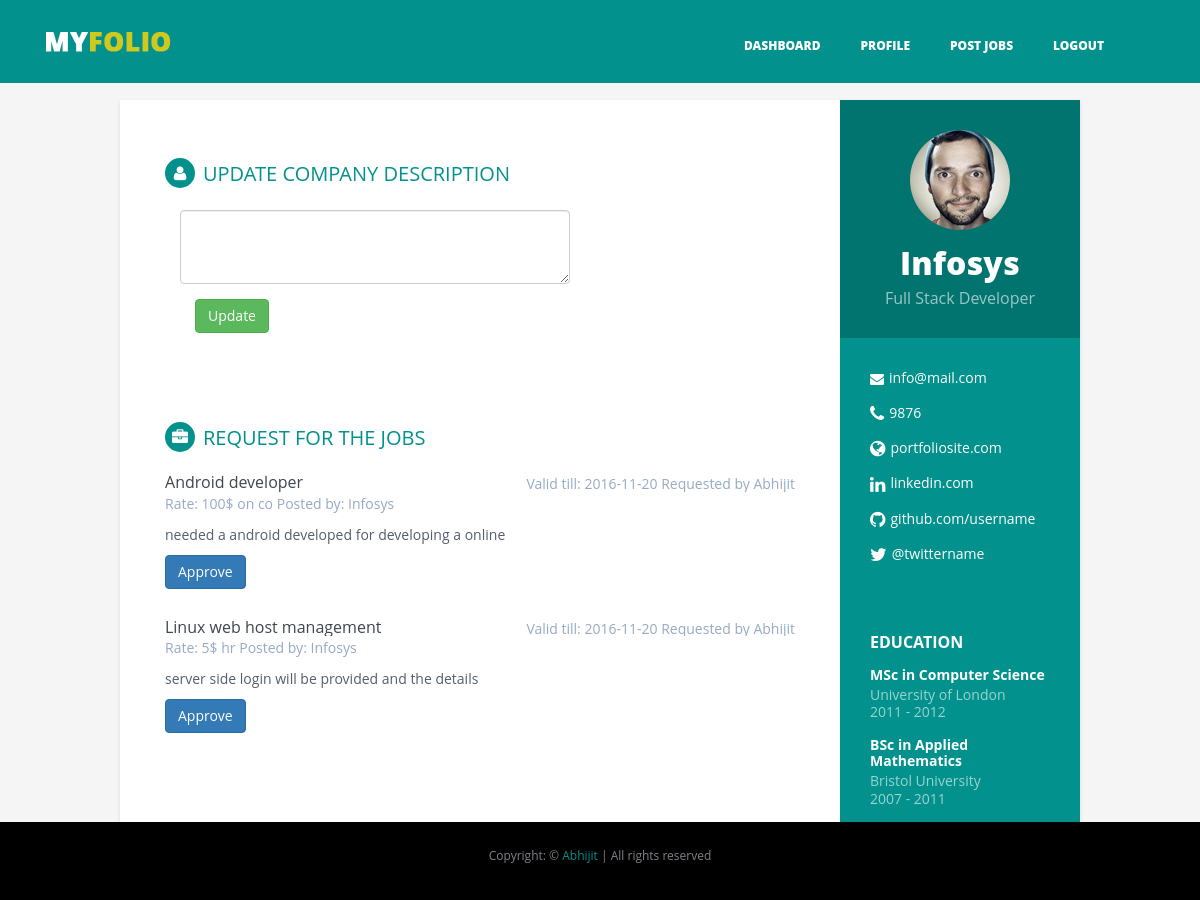
Page /seeker_dashboard.php (signed in) on the committed database.
### tables this page shows
CREATE TABLE IF NOT EXISTS `company_user` (
  `cname` varchar(20) NOT NULL,
  `email` varchar(20) NOT NULL,
  `password` varchar(50) NOT NULL,
  `address` varchar(50) NOT NULL,
  `location` varchar(10) NOT NULL,
  `cdate` datetime NOT NULL,
  `phno` int(10) NOT NULL,
  `web` varchar(20) NOT NULL,
  `descrp` varchar(200) NOT NULL,
  `image` varchar(50) NOT NULL,
  PRIMARY KEY (`phno`)
);

CREATE TABLE IF NOT EXISTS `job_posts` (
  `job_id` int(11) NOT NULL AUTO_INCREMENT,
  `job_name` varchar(30) DEFAULT NULL,
  `job_descrp` varchar(50) DEFAULT NULL,
  `post_date` datetime DEFAULT NULL,
  `job_rate` varchar(10) DEFAULT NULL,
  `expire_date` date DEFAULT NULL,
  `company_id` int(10) DEFAULT NULL,
  `job_status` varchar(10) NOT NULL,
  `submited_data` text NOT NULL,
  PRIMARY KEY (`job_id`),
  KEY `company_id` (`company_id`)
);

CREATE TABLE IF NOT EXISTS `writer_user` (
  `wname` varchar(20) NOT NULL,
  `email` varchar(20) DEFAULT NULL,
  `password` varchar(40) DEFAULT NULL,
  `address` varchar(30) DEFAULT NULL,
  `country` varchar(10) DEFAULT NULL,
  `gender` varchar(6) DEFAULT NULL,
  `date` datetime DEFAULT NULL,
  `bio` varchar(1000) NOT NULL,
  `phno` int(10) NOT NULL,
  `image` varchar(50) NOT NULL,
  PRIMARY KEY (`phno`)
);

### seeker_dashboard.php (the view, shortened to what this page needs)
<!DOCTYPE html>
 <html lang="en">
<head>
    <link rel="stylesheet" href="css/bootstrap.min.css">
    <link rel="stylesheet" href="font-awesome/css/font-awesome.css">
    <link id="theme-style" rel="stylesheet" href="css/style1.css">
    <link rel="stylesheet" href="css/style.css">
     <?php
                      $phno=$_SESSION["cname"];
                      $query="Select cname, email, address, location, phno from `company_user` where phno = '$phno'";
                      $result = mysql_query($query) or die(mysql_error());
                      $row = mysql_fetch_assoc($result);
                      $mail = $row["email"];
                      $name= $row['cname'];
                    ?>
</head>
<body>
 <header class="top-header">
        <div class="container">
            <div class="row header-row">
                <div class="col-md-12">
                    <nav class="navbar navbar-default">
                        <a href="index.html"><img src="img/logo.png" alt="" class="logo"></a>
                        <div class="container-fluid">
                            <div class="collapse navbar-collapse" id="bs-example-navbar-collapse-1">
                                <ul class="nav navbar-nav navbar-right">
                                    <li><a href="seeker_dashboard.php">Dashboard</a></li>
                                    <li><a href="seeker_profile.php">Profile</a></li>
                                    <li><a href="seeker_jobs.php">Post Jobs</a></li>
                                    <li><a href="logout.php">Logout</a></li>
                                </ul>
                            </div>
                        </div>
                    </nav>
                </div>
            </div>
        </div>
    </header>
    <br>
    <br>
    <br>
    <br>
    <br>
    <div class="wrapper">
        <div class="sidebar-wrapper">
            <div class="profile-container">
                <img class="profile" src="img/profile.png" alt="" />
                <h1 class="name"><?php echo $name; ?></h1>
                <h3 class="tagline">Full Stack Developer</h3>
            </div>
            <div class="contact-container container-block">
                <ul class="list-unstyled contact-list">
                    <li class="email"><i class="fa fa-envelope"></i><a href="mailto: "><?php echo $mail; ?></a></li>
                    <li class="phone"><i class="fa fa-phone"></i><a href="tel:0123 456 789"><?php echo $phno; ?></a></li>
                    <li class="website"><i class="fa fa-globe"></i><a href="http" target="_blank">portfoliosite.com</a></li>
                    <li class="linkedin"><i class="fa fa-linkedin"></i><a href="#" target="_blank">linkedin.com</a></li>
                    <li class="github"><i class="fa fa-github"></i><a href="#" target="_blank">github.com/username</a></li>
                    <li class="twitter"><i class="fa fa-twitter"></i><a href="https://twitter.com/3rdwave_themes" target="_blank">@twittername</a></li>
                </ul>
            </div>
            <div class="education-container container-block">
                <h2 class="container-block-title">Education</h2>
                <div class="item">
                    <h4 class="degree">MSc in Computer Science</h4>
                    <h5 class="meta">University of London</h5>
                    <div class="time">2011 - 2012</div>
                </div>
                <div class="item">
                    <h4 class="degree">BSc in Applied Mathematics</h4>
                    <h5 class="meta">Bristol University</h5>
                    <div class="time">2007 - 2011</div>
                </div>
            </div>
        </div>
       <div class="main-wrapper ">
            <section class="section summary-section row">
                <h2 class="section-title"><i class="fa fa-user"></i>Update Company Description</h2>
                <div class="summary">
                    <form role="form" id = "form1" name="form1" class="col-md-8 " method="post" action="php_classes/company_update.php">
                       <div class="form-group">
                                <textarea class="form-control" name="desc"  id="desc"  rows="3" ></textarea>
                       </div>
                     <div class="form-group col-md-12">
                           <button id ="sub" type="submit" class="btn btn-success"  >Update</button>
                     </div>
                     <div class="form-group col-md-12">
                     </div>
                 </form>
                        </div>
            </section>
           <section class="section experiences-section row">
                <h2 class="section-title"><i class="fa fa-briefcase"></i>Request for the jobs</h2>
                <?php
                     $query = $query = "SELECT job_apply.job_id as job_id, writer_user.phno as user_id, wname, cname, job_name, job_descrp, post_date, job_rate, expire_date, status FROM job_posts, company_user, job_apply, writer_user WHERE company_id = company_user.phno AND job_posts.job_id = job_apply.job_id AND writer_user.phno = user_id AND
                         company_id = $phno LIMIT 0 , 30";
                     $result = mysql_query($query) or die(mysql_error());
                     $count=1;
                     while($row = mysql_fetch_assoc($result))
                     { ?>
                                 <div class="item border">
                    <div class="meta ">
                        <div class="upper-row">
                            <form role="form" id = <?php echo $count; ?> name="form" method="post" action="job_approve.php">
                            <h3 class="job-title"> <?php echo $row["job_name"]; ?></h3>
                            <div class="time">Valid till: <?php echo $row["expire_date"]; echo " Requested by "; echo $row["wname"]; ?></div>
                        </div>
                        <div class="company">Rate: <?php echo $row["job_rate"]; ?> Posted by: <?php echo $row["cname"];?></div>
                    </div>
                    <div class="details">
                        <p><?php echo $row["job_descrp"]; ?></p>
                        <button type="submit" id = "sub" class="btn btn-primary"  >Approve</button>
                    </div>
                </div>
                 <?php $count++; } ?>
            </section>
        </div>
    </div>
    <footer class="footer navbar-fixed-bottom text-center">
       <p>Copyright: &copy; <a href="http://networksofshon">Abhijit</a> | All rights reserved</p>
    </footer>
</body>
</html>

### css/style1.css (style rules this page uses)
body { font-family: 'Roboto', sans-serif; color: #545E6C; background: #f5f5f5; font-size: 14px; padding: 30px; -webkit-font-smoothing: antialiased; -moz-osx-font-smoothing: grayscale; }
h1, h2, h3, h4, h5, h6 { font-weight: 700; }
a { color: #02918C; -webkit-transition: all 0.4s ease-in-out; -moz-transition: all 0.4s ease-in-out; -ms-transition: all 0.4s ease-in-out; -o-transition: all 0.4s ease-in-out; }
p { line-height: 1.5; }
.wrapper { background: #42A8C0; max-width: 960px; margin: 0 auto; position: relative; -webkit-box-shadow: 0px 2px 4px rgba(0, 0, 0, 0.1); -moz-box-shadow: 0px 2px 4px rgba(0, 0, 0, 0.1); box-shadow: 0px 2px 4px rgba(0, 0, 0, 0.1); }
.sidebar-wrapper { background: #02918C; position: absolute; right: 0; width: 240px; height: 100%; min-height: 800px; color: #fff; }
.sidebar-wrapper a { color: #fff; }
.sidebar-wrapper .profile-container { padding: 30px; background: rgba(0, 0, 0, 0.2); text-align: center; color: #fff; }
.sidebar-wrapper .name { font-size: 32px; font-weight: 900; margin-top: 0; margin-bottom: 10px; }
.sidebar-wrapper .tagline { color: rgba(255, 255, 255, 0.6); font-size: 16px; font-weight: 400; margin-top: 0; margin-bottom: 0; }
.sidebar-wrapper .profile { margin-bottom: 15px; }
.sidebar-wrapper .contact-list .fa { margin-right: 5px; font-size: 18px; vertical-align: middle; }
.sidebar-wrapper .contact-list li { margin-bottom: 15px; }
.sidebar-wrapper .contact-list li:last-child { margin-bottom: 0; }
.sidebar-wrapper .contact-list .email .fa { font-size: 14px; }
.sidebar-wrapper .container-block { padding: 30px; }
.sidebar-wrapper .container-block-title { text-transform: uppercase; font-size: 16px; font-weight: 700; margin-top: 0; margin-bottom: 15px; }
.sidebar-wrapper .degree { font-size: 14px; margin-top: 0; margin-bottom: 5px; }
.sidebar-wrapper .education-container .item { margin-bottom: 15px; }
.sidebar-wrapper .education-container .item:last-child { margin-bottom: 0; }
.sidebar-wrapper .education-container .meta { color: rgba(255, 255, 255, 0.6); font-weight: 500; margin-bottom: 0px; margin-top: 0; }
.sidebar-wrapper .education-container .time { color: rgba(255, 255, 255, 0.6); font-weight: 500; margin-bottom: 0px; }
.main-wrapper { background: #fff; padding: 60px; padding-right: 300px; }
.main-wrapper .section-title { text-transform: uppercase; font-size: 20px; font-weight: 500; color: #02918C; position: relative; margin-top: 0; margin-bottom: 20px; }
.main-wrapper .section-title .fa { width: 30px; height: 30px; margin-right: 8px; display: inline-block; color: #fff; -webkit-border-radius: 50%; -moz-border-radius: 50%; -ms-border-radius: 50%; -o-border-radius: 50%; border-radius: 50%; -moz-background-clip: padding; -webkit-background-clip: padding-box; background-clip: padding-box; background: #02918C; text-align: center; padding-top: 8px; font-size: 16px; position: relative; top: -2px; }
.main-wrapper .section { margin-bottom: 60px; }
.main-wrapper .experiences-section .item { margin-bottom: 30px; }
.main-wrapper .upper-row { position: relative; overflow: hidden; margin-bottom: 2px; }
.main-wrapper .job-title { color: #3F4650; font-size: 16px; margin-top: 0; margin-bottom: 0; font-weight: 500; }
.main-wrapper .time { position: absolute; right: 0; top: 0; color: #97AAC3; }
.main-wrapper .company { margin-bottom: 10px; color: #97AAC3; }

### rows in the picture
company_user: cname "Infosys", email "info@mail.com"
job_posts: job_name "Android developer", expire_date "2016-11-20", writer_user.wname "Abhijit", job_rate "100$ on co", company.cname "Infosys", job_descrp "needed a android developed for developing a online"
job_posts: job_name "Linux web host management", expire_date "2016-11-20", writer_user.wname "Abhijit", job_rate "5$ hr", company.cname "Infosys", job_descrp "server side login will be provided and the details"

### other values in the picture
$phno "9876"
